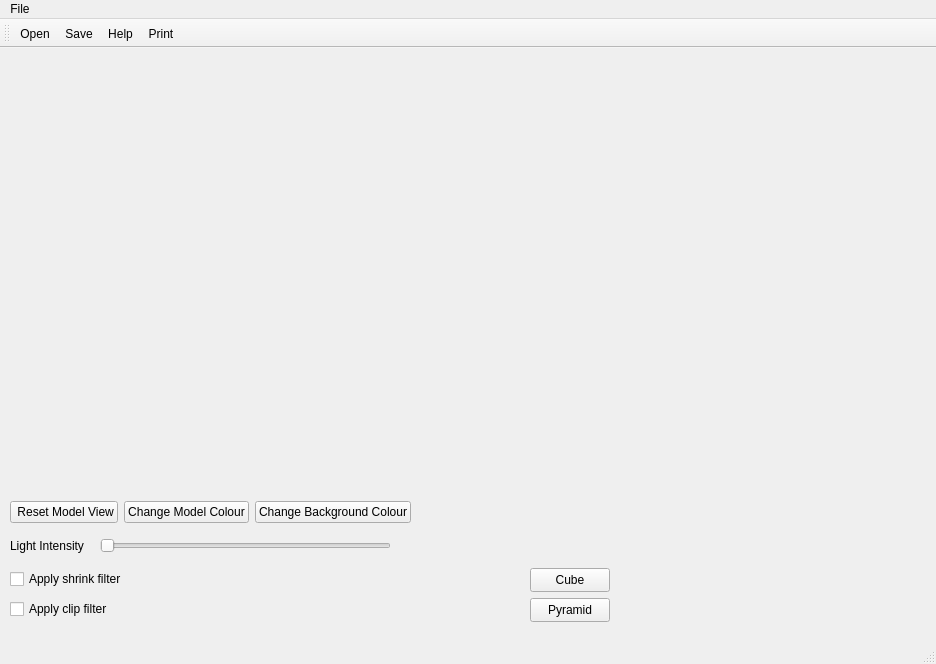
<?xml version="1.0" encoding="UTF-8"?>
<ui version="4.0">
 <class>MainWindow</class>
 <widget class="QMainWindow" name="MainWindow">
  <property name="geometry">
   <rect>
    <x>0</x>
    <y>0</y>
    <width>936</width>
    <height>664</height>
   </rect>
  </property>
  <property name="windowTitle">
   <string>MainWindow</string>
  </property>
  <widget class="QWidget" name="centralwidget">
   <widget class="QWidget" name="layoutWidget">
    <property name="geometry">
     <rect>
      <x>10</x>
      <y>40</y>
      <width>602</width>
      <height>435</height>
     </rect>
    </property>
    <layout class="QVBoxLayout" name="verticalLayout">
     <item>
      <widget class="QVTKOpenGLWidget" name="qvtkWidget" native="true">
       <property name="minimumSize">
        <size>
         <width>600</width>
         <height>400</height>
        </size>
       </property>
      </widget>
     </item>
     <item>
      <layout class="QHBoxLayout" name="horizontalLayout">
       <item>
        <widget class="QPushButton" name="ModelView">
         <property name="text">
          <string> Reset Model View</string>
         </property>
        </widget>
       </item>
       <item>
        <widget class="QPushButton" name="ModelColour">
         <property name="text">
          <string>Change Model Colour</string>
         </property>
        </widget>
       </item>
       <item>
        <widget class="QPushButton" name="BgColour">
         <property name="text">
          <string>Change Background Colour</string>
         </property>
        </widget>
       </item>
       <item>
        <spacer name="horizontalSpacer">
         <property name="orientation">
          <enum>Qt::Horizontal</enum>
         </property>
         <property name="sizeHint" stdset="0">
          <size>
           <width>40</width>
           <height>20</height>
          </size>
         </property>
        </spacer>
       </item>
      </layout>
     </item>
    </layout>
   </widget>
   <widget class="QSlider" name="Slider">
    <property name="geometry">
     <rect>
      <x>100</x>
      <y>490</y>
      <width>291</width>
      <height>16</height>
     </rect>
    </property>
    <property name="orientation">
     <enum>Qt::Horizontal</enum>
    </property>
   </widget>
   <widget class="QLabel" name="label">
    <property name="geometry">
     <rect>
      <x>10</x>
      <y>490</y>
      <width>81</width>
      <height>16</height>
     </rect>
    </property>
    <property name="text">
     <string>Light Intensity</string>
    </property>
   </widget>
   <widget class="QCheckBox" name="ShrinkBox">
    <property name="geometry">
     <rect>
      <x>10</x>
      <y>520</y>
      <width>141</width>
      <height>22</height>
     </rect>
    </property>
    <property name="text">
     <string>Apply shrink filter</string>
    </property>
   </widget>
   <widget class="QCheckBox" name="ClipBox">
    <property name="geometry">
     <rect>
      <x>10</x>
      <y>550</y>
      <width>121</width>
      <height>22</height>
     </rect>
    </property>
    <property name="text">
     <string>Apply clip filter</string>
    </property>
   </widget>
   <widget class="QPushButton" name="Cube">
    <property name="geometry">
     <rect>
      <x>530</x>
      <y>520</y>
      <width>80</width>
      <height>24</height>
     </rect>
    </property>
    <property name="text">
     <string>Cube</string>
    </property>
   </widget>
   <widget class="QPushButton" name="Pyramid">
    <property name="geometry">
     <rect>
      <x>530</x>
      <y>550</y>
      <width>80</width>
      <height>24</height>
     </rect>
    </property>
    <property name="text">
     <string>Pyramid</string>
    </property>
   </widget>
  </widget>
  <widget class="QMenuBar" name="menubar">
   <property name="geometry">
    <rect>
     <x>0</x>
     <y>0</y>
     <width>936</width>
     <height>21</height>
    </rect>
   </property>
   <widget class="QMenu" name="menuFile">
    <property name="title">
     <string>File</string>
    </property>
    <addaction name="actionFileOpen"/>
    <addaction name="actionFileSave"/>
   </widget>
   <addaction name="menuFile"/>
  </widget>
  <widget class="QStatusBar" name="statusbar"/>
  <widget class="QToolBar" name="toolBar">
   <property name="windowTitle">
    <string>toolBar</string>
   </property>
   <attribute name="toolBarArea">
    <enum>TopToolBarArea</enum>
   </attribute>
   <attribute name="toolBarBreak">
    <bool>false</bool>
   </attribute>
   <addaction name="actionFileOpen"/>
   <addaction name="actionFileSave"/>
   <addaction name="actionHelp"/>
   <addaction name="actionPrint"/>
  </widget>
  <action name="actionFileOpen">
   <property name="icon">
    <iconset resource="Icons/icons.qrc">
     <normaloff>:/Icons/fileopen.png</normaloff>:/Icons/fileopen.png</iconset>
   </property>
   <property name="text">
    <string>Open</string>
   </property>
  </action>
  <action name="actionFileSave">
   <property name="icon">
    <iconset resource="Icons/icons.qrc">
     <normaloff>:/Icons/filesave.png</normaloff>:/Icons/filesave.png</iconset>
   </property>
   <property name="text">
    <string>Save</string>
   </property>
  </action>
  <action name="actionHelp">
   <property name="icon">
    <iconset resource="Icons/icons.qrc">
     <normaloff>:/Icons/help.png</normaloff>:/Icons/help.png</iconset>
   </property>
   <property name="text">
    <string>Help</string>
   </property>
  </action>
  <action name="actionPrint">
   <property name="icon">
    <iconset resource="Icons/icons.qrc">
     <normaloff>:/Icons/print.png</normaloff>:/Icons/print.png</iconset>
   </property>
   <property name="text">
    <string>Print</string>
   </property>
  </action>
 </widget>
 <customwidgets>
  <customwidget>
   <class>QVTKOpenGLWidget</class>
   <extends>QWidget</extends>
   <header>QVTKOpenGLWidget.h</header>
  </customwidget>
 </customwidgets>
 <resources>
  <include location="Icons/icons.qrc"/>
 </resources>
 <connections/>
</ui>
